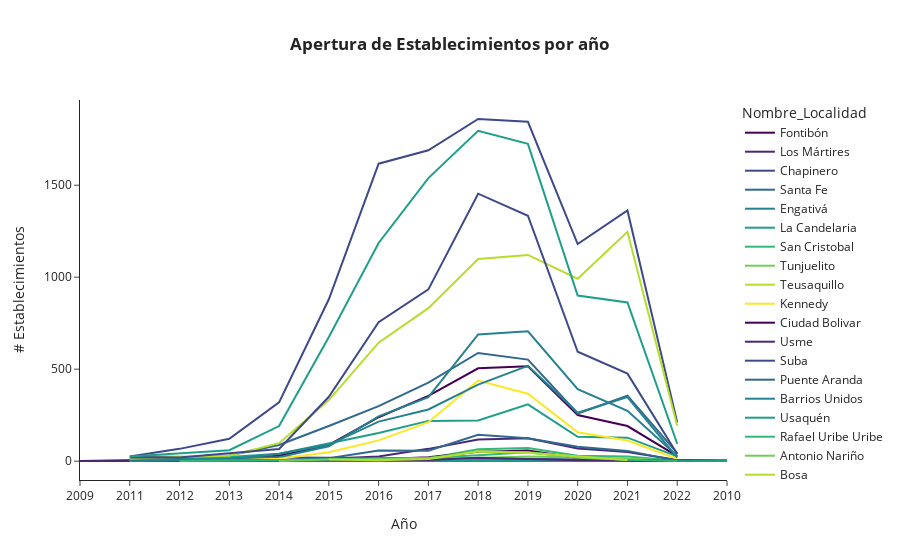

This figure's notebook cell:
### Code cell
# crear dataset
base2 = base1.groupby(['Nombre_Localidad', 'Year'])[['Property ID']].count().sort_values('Year', ascending = True).reset_index()
base2 = base2.dropna()

# crear gráfica
fig = px.line(base2, x = 'Year', y='Property ID', color = 'Nombre_Localidad',
              color_discrete_sequence=px.colors.sequential.Viridis,
              title= '<b>Apertura de Establecimientos por año<b>')

# agregar detalles a la gráfica
fig.update_layout(
    xaxis_title = 'Año',
    yaxis_title = '# Establecimientos',
    template = 'simple_white',
    title_x = 0.5)

fig.show()

### Figure 1 — Plotly figure (JSON) as saved in the notebook; plotly's stock layout.template omitted (floating-point values rounded to 4 significant figures)
{"data": [{"hovertemplate": "Nombre_Localidad=Fontibón<br>Year=%{x}<br>Property ID=%{y}<extra></extra>", "legendgroup": "Fontibón", "line": {"color": "#440154", "dash": "solid"}, "marker": {"symbol": "circle"}, "mode": "lines", "name": "Fontibón", "orientation": "v", "showlegend": true, "type": "scatter", "x": ["2009", "2011", "2012", "2013", "2014", "2015", "2016", "2017", "2018", "2019", "2020", "2021", "2022"], "xaxis": "x", "y": [1, 4, 7, 13, 30, 88, 239, 355, 505, 516, 251, 191, 28], "yaxis": "y"}, {"hovertemplate": "Nombre_Localidad=Los Mártires<br>Year=%{x}<br>Property ID=%{y}<extra></extra>", "legendgroup": "Los Mártires", "line": {"color": "#482878", "dash": "solid"}, "marker": {"symbol": "circle"}, "mode": "lines", "name": "Los Mártires", "orientation": "v", "showlegend": true, "type": "scatter", "x": ["2009", "2010", "2012", "2014", "2015", "2016", "2017", "2018", "2019", "2020", "2021", "2022"], "xaxis": "x", "y": [1, 1, 1, 6, 13, 25, 67, 118, 125, 69, 50, 7], "yaxis": "y"}, {"hovertemplate": "Nombre_Localidad=Chapinero<br>Year=%{x}<br>Property ID=%{y}<extra></extra>", "legendgroup": "Chapinero", "line": {"color": "#3e4989", "dash": "solid"}, "marker": {"symbol": "circle"}, "mode": "lines", "name": "Chapinero", "orientation": "v", "showlegend": true, "type": "scatter", "x": ["2010", "2011", "2012", "2013", "2014", "2015", "2016", "2017", "2018", "2019", "2020", "2021", "2022"], "xaxis": "x", "y": [5, 26, 67, 122, 320, 880, 1617, 1690, 1860, 1845, 1180, 1363, 211], "yaxis": "y"}, {"hovertemplate": "Nombre_Localidad=Santa Fe<br>Year=%{x}<br>Property ID=%{y}<extra></extra>", "legendgroup": "Santa Fe", "line": {"color": "#31688e", "dash": "solid"}, "marker": {"symbol": "circle"}, "mode": "lines", "name": "Santa Fe", "orientation": "v", "showlegend": true, "type": "scatter", "x": ["2010", "2011", "2012", "2013", "2014", "2015", "2016", "2017", "2018", "2019", "2020", "2021", "2022"], "xaxis": "x", "y": [1, 7, 10, 31, 88, 191, 299, 427, 588, 552, 259, 356, 44], "yaxis": "y"}, {"hovertemplate": "Nombre_Localidad=Engativá<br>Year=%{x}<br>Property ID=%{y}<extra></extra>", "legendgroup": "Engativá", "line": {"color": "#26828e", "dash": "solid"}, "marker": {"symbol": "circle"}, "mode": "lines", "name": "Engativá", "orientation": "v", "showlegend": true, "type": "scatter", "x": ["2010", "2011", "2012", "2013", "2014", "2015", "2016", "2017", "2018", "2019", "2020", "2021", "2022"], "xaxis": "x", "y": [1, 3, 14, 12, 22, 81, 244, 348, 689, 706, 392, 274, 28], "yaxis": "y"}, {"hovertemplate": "Nombre_Localidad=La Candelaria<br>Year=%{x}<br>Property ID=%{y}<extra></extra>", "legendgroup": "La Candelaria", "line": {"color": "#1f9e89", "dash": "solid"}, "marker": {"symbol": "circle"}, "mode": "lines", "name": "La Candelaria", "orientation": "v", "showlegend": true, "type": "scatter", "x": ["2010", "2011", "2012", "2013", "2014", "2015", "2016", "2017", "2018", "2019", "2020", "2021", "2022"], "xaxis": "x", "y": [1, 7, 20, 23, 40, 95, 153, 219, 221, 309, 133, 128, 26], "yaxis": "y"}, {"hovertemplate": "Nombre_Localidad=San Cristobal<br>Year=%{x}<br>Property ID=%{y}<extra></extra>", "legendgroup": "San Cristobal", "line": {"color": "#35b779", "dash": "solid"}, "marker": {"symbol": "circle"}, "mode": "lines", "name": "San Cristobal", "orientation": "v", "showlegend": true, "type": "scatter", "x": ["2011", "2012", "2013", "2014", "2015", "2016", "2017", "2018", "2019", "2020", "2021", "2022"], "xaxis": "x", "y": [1, 1, 1, 1, 4, 15, 16, 65, 72, 30, 25, 2], "yaxis": "y"}, {"hovertemplate": "Nombre_Localidad=Tunjuelito<br>Year=%{x}<br>Property ID=%{y}<extra></extra>", "legendgroup": "Tunjuelito", "line": {"color": "#6ece58", "dash": "solid"}, "marker": {"symbol": "circle"}, "mode": "lines", "name": "Tunjuelito", "orientation": "v", "showlegend": true, "type": "scatter", "x": ["2011", "2012", "2013", "2014", "2015", "2016", "2017", "2018", "2019", "2020", "2021", "2022"], "xaxis": "x", "y": [1, 1, 1, 1, 1, 5, 11, 17, 26, 20, 15, 1], "yaxis": "y"}, {"hovertemplate": "Nombre_Localidad=Teusaquillo<br>Year=%{x}<br>Property ID=%{y}<extra></extra>", "legendgroup": "Teusaquillo", "line": {"color": "#b5de2b", "dash": "solid"}, "marker": {"symbol": "circle"}, "mode": "lines", "name": "Teusaquillo", "orientation": "v", "showlegend": true, "type": "scatter", "x": ["2011", "2012", "2013", "2014", "2015", "2016", "2017", "2018", "2019", "2020", "2021", "2022"], "xaxis": "x", "y": [16, 22, 30, 98, 332, 644, 832, 1099, 1121, 992, 1247, 192], "yaxis": "y"}, {"hovertemplate": "Nombre_Localidad=Kennedy<br>Year=%{x}<br>Property ID=%{y}<extra></extra>", "legendgroup": "Kennedy", "line": {"color": "#fde725", "dash": "solid"}, "marker": {"symbol": "circle"}, "mode": "lines", "name": "Kennedy", "orientation": "v", "showlegend": true, "type": "scatter", "x": ["2011", "2012", "2013", "2014", "2015", "2016", "2017", "2018", "2019", "2020", "2021", "2022"], "xaxis": "x", "y": [3, 5, 4, 13, 49, 113, 212, 438, 367, 157, 112, 13], "yaxis": "y"}, {"hovertemplate": "Nombre_Localidad=Ciudad Bolivar<br>Year=%{x}<br>Property ID=%{y}<extra></extra>", "legendgroup": "Ciudad Bolivar", "line": {"color": "#440154", "dash": "solid"}, "marker": {"symbol": "circle"}, "mode": "lines", "name": "Ciudad Bolivar", "orientation": "v", "showlegend": true, "type": "scatter", "x": ["2011", "2013", "2014", "2015", "2016", "2017", "2018", "2019", "2020", "2021", "2022"], "xaxis": "x", "y": [1, 2, 4, 8, 10, 21, 51, 58, 17, 5, 2], "yaxis": "y"}, {"hovertemplate": "Nombre_Localidad=Usme<br>Year=%{x}<br>Property ID=%{y}<extra></extra>", "legendgroup": "Usme", "line": {"color": "#482878", "dash": "solid"}, "marker": {"symbol": "circle"}, "mode": "lines", "name": "Usme", "orientation": "v", "showlegend": true, "type": "scatter", "x": ["2011", "2012", "2015", "2016", "2017", "2018", "2019", "2020", "2022"], "xaxis": "x", "y": [1, 3, 4, 4, 6, 19, 12, 5, 3], "yaxis": "y"}, {"hovertemplate": "Nombre_Localidad=Suba<br>Year=%{x}<br>Property ID=%{y}<extra></extra>", "legendgroup": "Suba", "line": {"color": "#3e4989", "dash": "solid"}, "marker": {"symbol": "circle"}, "mode": "lines", "name": "Suba", "orientation": "v", "showlegend": true, "type": "scatter", "x": ["2011", "2012", "2013", "2014", "2015", "2016", "2017", "2018", "2019", "2020", "2021", "2022"], "xaxis": "x", "y": [20, 20, 43, 66, 350, 755, 934, 1454, 1334, 595, 476, 39], "yaxis": "y"}, {"hovertemplate": "Nombre_Localidad=Puente Aranda<br>Year=%{x}<br>Property ID=%{y}<extra></extra>", "legendgroup": "Puente Aranda", "line": {"color": "#31688e", "dash": "solid"}, "marker": {"symbol": "circle"}, "mode": "lines", "name": "Puente Aranda", "orientation": "v", "showlegend": true, "type": "scatter", "x": ["2011", "2012", "2013", "2014", "2015", "2016", "2017", "2018", "2019", "2020", "2021", "2022"], "xaxis": "x", "y": [1, 5, 4, 5, 16, 58, 57, 144, 125, 79, 56, 3], "yaxis": "y"}, {"hovertemplate": "Nombre_Localidad=Barrios Unidos<br>Year=%{x}<br>Property ID=%{y}<extra></extra>", "legendgroup": "Barrios Unidos", "line": {"color": "#26828e", "dash": "solid"}, "marker": {"symbol": "circle"}, "mode": "lines", "name": "Barrios Unidos", "orientation": "v", "showlegend": true, "type": "scatter", "x": ["2011", "2012", "2013", "2014", "2015", "2016", "2017", "2018", "2019", "2020", "2021", "2022"], "xaxis": "x", "y": [1, 6, 9, 40, 89, 215, 281, 416, 518, 263, 348, 20], "yaxis": "y"}, {"hovertemplate": "Nombre_Localidad=Usaquén<br>Year=%{x}<br>Property ID=%{y}<extra></extra>", "legendgroup": "Usaquén", "line": {"color": "#1f9e89", "dash": "solid"}, "marker": {"symbol": "circle"}, "mode": "lines", "name": "Usaquén", "orientation": "v", "showlegend": true, "type": "scatter", "x": ["2011", "2012", "2013", "2014", "2015", "2016", "2017", "2018", "2019", "2020", "2021", "2022"], "xaxis": "x", "y": [26, 41, 60, 191, 675, 1186, 1539, 1796, 1725, 900, 863, 95], "yaxis": "y"}, {"hovertemplate": "Nombre_Localidad=Rafael Uribe Uribe<br>Year=%{x}<br>Property ID=%{y}<extra></extra>", "legendgroup": "Rafael Uribe Uribe", "line": {"color": "#35b779", "dash": "solid"}, "marker": {"symbol": "circle"}, "mode": "lines", "name": "Rafael Uribe Uribe", "orientation": "v", "showlegend": true, "type": "scatter", "x": ["2012", "2013", "2014", "2015", "2016", "2017", "2018", "2019", "2020", "2021", "2022"], "xaxis": "x", "y": [1, 2, 5, 11, 14, 18, 32, 48, 23, 8, 1], "yaxis": "y"}, {"hovertemplate": "Nombre_Localidad=Antonio Nariño<br>Year=%{x}<br>Property ID=%{y}<extra></extra>", "legendgroup": "Antonio Nariño", "line": {"color": "#6ece58", "dash": "solid"}, "marker": {"symbol": "circle"}, "mode": "lines", "name": "Antonio Nariño", "orientation": "v", "showlegend": true, "type": "scatter", "x": ["2014", "2015", "2016", "2017", "2018", "2019", "2020", "2021"], "xaxis": "x", "y": [1, 9, 11, 16, 55, 47, 18, 8], "yaxis": "y"}, {"hovertemplate": "Nombre_Localidad=Bosa<br>Year=%{x}<br>Property ID=%{y}<extra></extra>", "legendgroup": "Bosa", "line": {"color": "#b5de2b", "dash": "solid"}, "marker": {"symbol": "circle"}, "mode": "lines", "name": "Bosa", "orientation": "v", "showlegend": true, "type": "scatter", "x": ["2015", "2016", "2017", "2018", "2019", "2020", "2021"], "xaxis": "x", "y": [9, 5, 12, 52, 46, 26, 7], "yaxis": "y"}], "layout": {"legend": {"title": {"text": "Nombre_Localidad"}, "tracegroupgap": 0}, "title": {"text": "<b>Apertura de Establecimientos por año<b>", "x": 0.5}, "xaxis": {"anchor": "y", "domain": [0, 1], "title": {"text": "Año"}}, "yaxis": {"anchor": "x", "domain": [0, 1], "title": {"text": "# Establecimientos"}}}}
